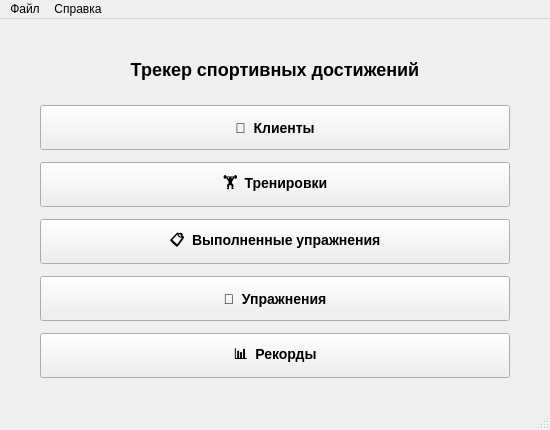
<?xml version="1.0" encoding="UTF-8"?>
<ui version="4.0">
 <class>MainWindow</class>
 <widget class="QMainWindow" name="MainWindow">
  <property name="geometry">
   <rect><x>0</x><y>0</y><width>550</width><height>400</height></rect>
  </property>
  <property name="windowTitle">
   <string>Трекер спортивных достижений</string>
  </property>

  <widget class="QMenuBar" name="menubar">
   <property name="geometry">
    <rect><x>0</x><y>0</y><width>550</width><height>21</height></rect>
   </property>
   <widget class="QMenu" name="menuFile">
    <property name="title"><string>Файл</string></property>
    <addaction name="actionSave"/>
    <addaction name="separator"/>
    <addaction name="actionExit"/>
   </widget>
   <widget class="QMenu" name="menuHelp">
    <property name="title"><string>Справка</string></property>
    <addaction name="actionAbout"/>
   </widget>
   <addaction name="menuFile"/>
   <addaction name="menuHelp"/>
  </widget>

  <widget class="QWidget" name="centralwidget">
   <layout class="QVBoxLayout" name="verticalLayoutMain">
    <property name="spacing"><number>15</number></property>
    <property name="leftMargin"><number>40</number></property>
    <property name="rightMargin"><number>40</number></property>
    <property name="topMargin"><number>30</number></property>
    <property name="bottomMargin"><number>30</number></property>

    <item>
     <widget class="QLabel" name="labelTitle">
      <property name="text"><string>Трекер спортивных достижений</string></property>
      <property name="alignment"><set>Qt::AlignCenter</set></property>
      <property name="styleSheet"><string>font-size: 18px; font-weight: bold; padding: 10px;</string></property>
     </widget>
    </item>

    <item>
     <layout class="QVBoxLayout" name="buttonsLayout">
      <property name="spacing"><number>12</number></property>

      <item>
       <widget class="QPushButton" name="btnClients">
        <property name="text"><string>👤  Клиенты</string></property>
        <property name="minimumSize"><size><width>250</width><height>45</height></size></property>
        <property name="styleSheet"><string>font-size: 14px; font-weight: bold;</string></property>
       </widget>
      </item>

      <item>
       <widget class="QPushButton" name="btnWorkouts">
        <property name="text"><string>🏋️  Тренировки</string></property>
        <property name="minimumSize"><size><width>250</width><height>45</height></size></property>
        <property name="styleSheet"><string>font-size: 14px; font-weight: bold;</string></property>
       </widget>
      </item>

      <item>
       <widget class="QPushButton" name="btnWorkoutExercises">
        <property name="text"><string>📋  Выполненные упражнения</string></property>
        <property name="minimumSize"><size><width>250</width><height>45</height></size></property>
        <property name="styleSheet"><string>font-size: 14px; font-weight: bold;</string></property>
       </widget>
      </item>

      <item>
       <widget class="QPushButton" name="btnExercises">
        <property name="text"><string>📝  Упражнения</string></property>
        <property name="minimumSize"><size><width>250</width><height>45</height></size></property>
        <property name="styleSheet"><string>font-size: 14px; font-weight: bold;</string></property>
       </widget>
      </item>

      <item>
       <widget class="QPushButton" name="btnRecords">
        <property name="text"><string>📊  Рекорды</string></property>
        <property name="minimumSize"><size><width>250</width><height>45</height></size></property>
        <property name="styleSheet"><string>font-size: 14px; font-weight: bold;</string></property>
       </widget>
      </item>
     </layout>
    </item>

    <item>
     <spacer name="verticalSpacer">
      <property name="orientation"><enum>Qt::Vertical</enum></property>
      <property name="sizeHint" stdset="0"><size><width>20</width><height>20</height></size></property>
     </spacer>
    </item>
   </layout>
  </widget>

  <widget class="QStatusBar" name="statusbar"/>

  <action name="actionSave">
   <property name="text"><string>Сохранить</string></property>
   <property name="shortcut"><string>Ctrl+S</string></property>
  </action>
  <action name="actionExit">
   <property name="text"><string>Выход</string></property>
   <property name="shortcut"><string>Alt+F4</string></property>
  </action>
  <action name="actionAbout">
   <property name="text"><string>О программе</string></property>
  </action>
 </widget>
 <resources/>
</ui>
